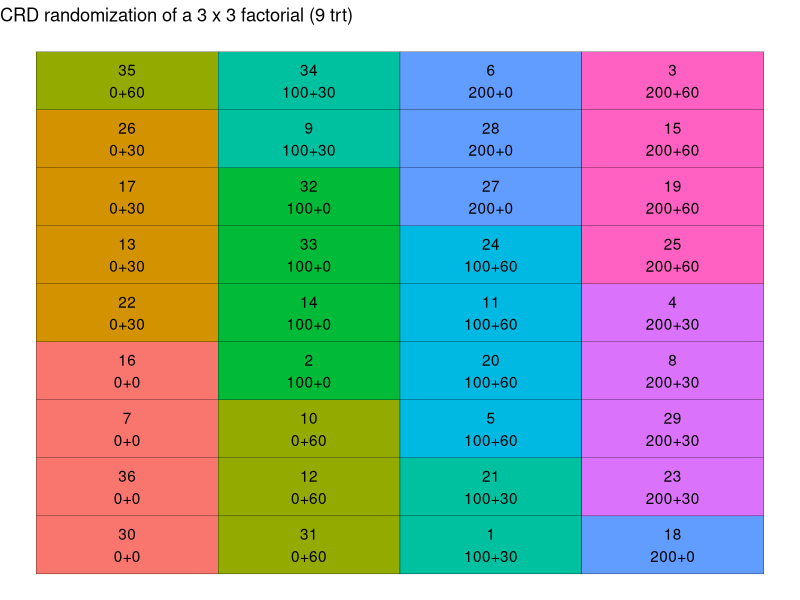
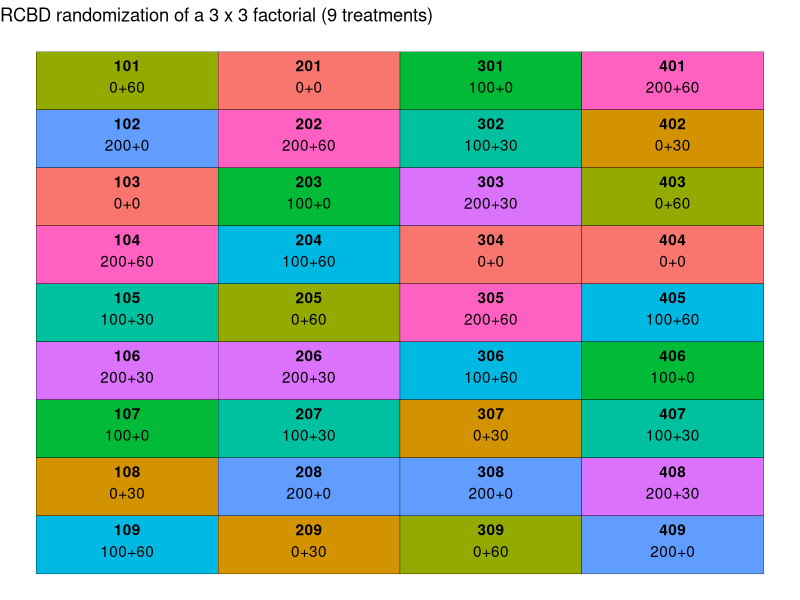

The R script that drew these images, in order: (Note: this script raises an error after producing the figures.)
## ---- chunk 1
# Loading packages
library(tidyverse) # for data wrangling and plotting
library(ggplot2)
library(dplyr)
## ---- chunk 2
trts <- crossing(nrate_kgha = c(0,100,200),
                 krate_kgha = c(0,30,60)) %>%
  mutate(trtnum = 1:nrow(.)) %>%
  mutate(trtname = paste0(nrate_kgha, "+", krate_kgha))

trts
## ---- chunk 3
# Setting seed to get same randomization result every time
set.seed(932) # I can change the number "930" if I want to change the seed (pull bank)

crd_rand <- crossing(trtname = trts$trtname,
                     rep = 1:4) %>%
  # Since plots are organized without a structure, let's number them 1 through 36
  mutate(plot = 1:nrow(.)) %>%
  # Randomizing trtname to plots, without restrictions 
  mutate(plot = sample(plot))

crd_rand
## ---- chunk 4
crd_layout <- crd_rand %>%
  # Defining number of rows and columns in the field for plotting purposes
  mutate(row = rep(1:4, each=9),
         col = rep(seq(from = 1, to = 9, by = 1), times = 4)) %>%
  # Creating plot and trtname labels for plotting
  mutate(lab = paste0(plot, "\n", trtname))
  
crd_layout
## ---- chunk 5
ggplot(data = crd_layout,
       aes(x = row, y = col)
       ) +
  geom_tile(aes(fill = trtname),
            color = "black",
            show.legend = F
            ) + 
  geom_text(aes(label = lab), vjust = 0.5) +
  labs(title = "CRD randomization of a 3 x 3 factorial (9 trt)") + 
  theme_void()

## ---- chunk 6
# Setting seed to get same randomization result every time
set.seed(930)

rcbd_rand <- crossing(trtname = trts$trtname,
                      rep = 1:4
                      ) %>%
  arrange(rep) %>%
  group_by(rep) %>%                       # sort and then group by rep (block)
  mutate(trtname = sample(trtname)) %>%   # Shuffle trt name within each rep
  mutate(plot = (rep*100) + 1:9)  %>%     # Designate plot number upon shuffled trtname
  ungroup()                               # Release the grouping

rcbd_rand
## ---- chunk 7
rcbd_rand %>%
  group_by(rep, trtname) %>%
  tally() %>%
  filter(n>1)
## ---- chunk 8
rcbd_layout <- rcbd_rand %>%
  # Defining number of rows and columns in the field for plotting purposes
  mutate(row = rep(1:4, each = 9)) %>%
  mutate(col = rep(seq(from = 1, 
                       to = 9, #total number of treatments, 
                       by = 1), 
                   times = 4 #total number of blocks
  )) %>%
  # Creating plot and trtname labels for plotting
  mutate(lab = paste0(plot, "\n", trtname))

rcbd_layout
## ---- chunk 9
ggplot(data = rcbd_layout, aes(x = row, 
                               y = -col))+
  geom_tile(aes(fill = trtname),
            color = "black",
            show.legend = F
  )+
  geom_text(aes(label = plot), fontface = "bold", vjust = -.8)+
  geom_text(aes(label = trtname), vjust = 1)+
  labs(title = "RCBD randomization of a 3 x 3 factorial (9 treatments)") +
  theme_void()

## ---- chunk 10
rcbd_rand %>%
  # Retrieving other information contained in trts
left_join(trts) %>%
  # Rearranging columns  
dplyr::select(plot, rep,trtname, trtnum,
              nrate_kgha, krate_kgha) %>%
  write_csv("../output/rcbd_randomization_table.csv")

## ---- chunk 11
ggsave("../output/rcbd_layoutmap.png",
       width = 6,
       height = 4,
       bg = "white")  # background color
